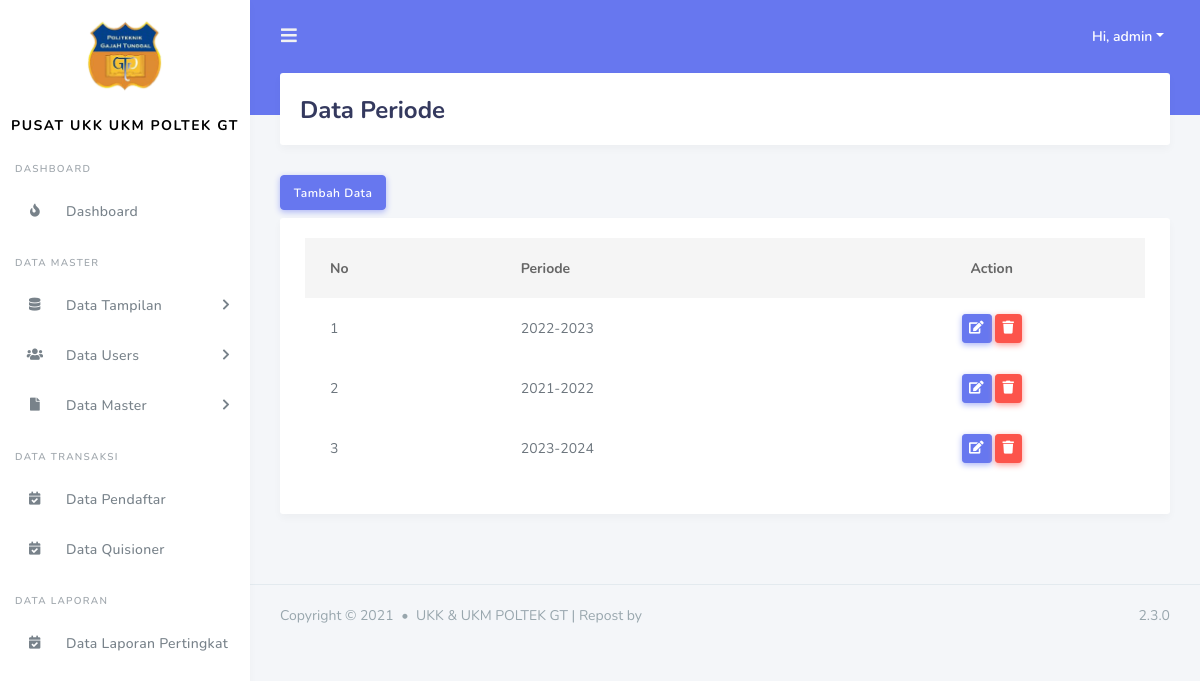
Screenshot of /admin/data_periode.php (signed in) with the database file from the repository.
### tables this page shows
CREATE TABLE `tbl_periode` (
  `id_periode` int(11) NOT NULL,
  `periode` varchar(255) DEFAULT NULL
);

### include/koneksi.php (called while the page is built, shortened)
<?php
$base_url = "http://localhost/ukkukmpoltek/";
?>

### admin/data_periode.php (the view, shortened to what this page needs)
<?php
include('../include/koneksi.php');
include('../template/header.php');
include('../template/sidebar.php');
?>
<div class="main-content">
  <section class="section">
    <div class="section-header">
      <h1>Data Periode</h1>
    </div>
    <button type="button" class="btn btn-primary mb-2" data-toggle="modal" data-target="#tambahdata">
      Tambah Data
    </button>
    <div class="section-body">
      <div class="card table-responsive">
        <div class="card-body ">
            <table class="table table-hover" id="data_tabel">
            <thead>
              <tr>
                <th>No</th>
                <th>Periode</th>
                <th class ="text-center">Action</th>
              </tr>
            </thead>
            <tbody>
              <?php
                    $query = "SELECT * FROM tbl_periode";
                    $result_tasks = mysqli_query($conn, $query);
                    $no = 1;
                    while($row = mysqli_fetch_assoc($result_tasks)) { ?>
                <tr>
                  <td><?= $no++ ?></td>
                  <td><?= $row['periode']?></td>
                  <td class ="text-center">
                    <button type="button" class="btn btn-primary btn-sm" data-toggle="modal" data-target="#updatedata<?= $row['id_periode'] ?>">
                      <i class="fas fa-edit"></i>
                    </button>
                    <a href="<?= $base_url ?>proses_admin/data_periode/delete.php?id=<?= $row['id_periode'] ?>" class="btn btn-danger btn-sm"><i class="fas fa-trash"></i></a>
                  </td>
                </tr>
              <?php } ?>
            </tbody>
          </table>
        </div>
      </div>
    </div>
  </section>
</div>
<?php include('../template/footer.php'); ?>

### rows the page displays
tbl_periode: periode "2022-2023"
tbl_periode: periode "2021-2022"
tbl_periode: periode "2023-2024"

### other values shown
$_SESSION['nama_users'] "admin"
